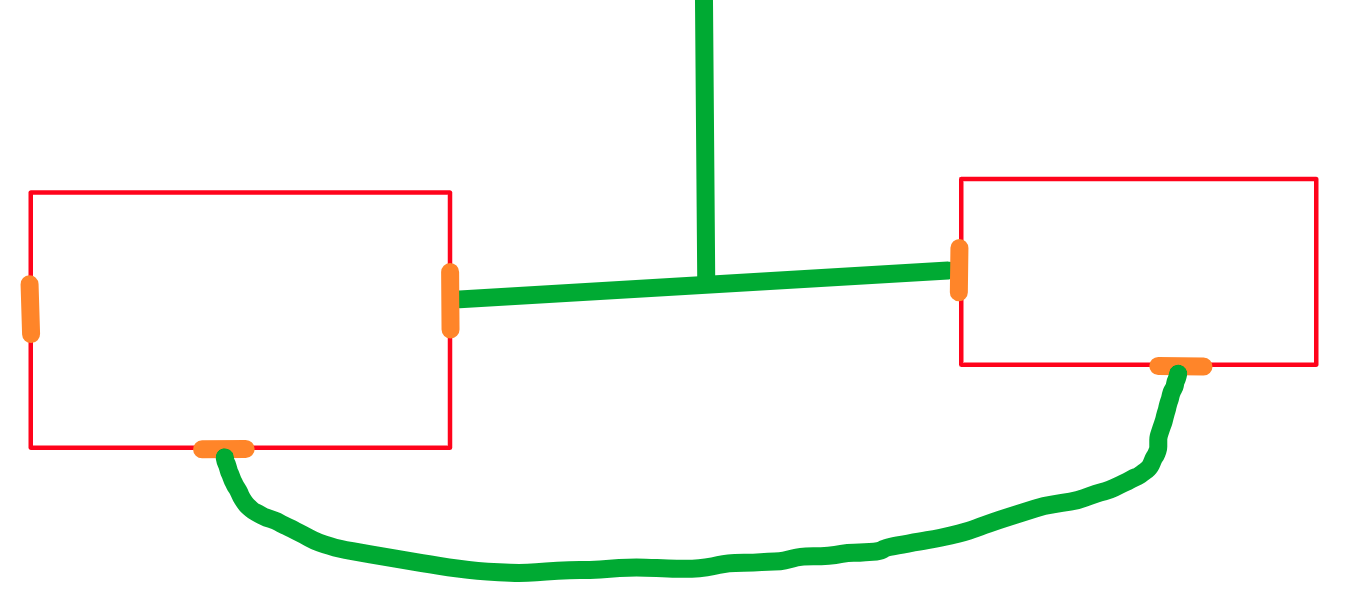
#> input picture scripts/map.png, 1367 x 613 px
$ jupyter execute 'Map Parsing.ipynb'
#> lines starting #> are read from the running program, lines starting #| are printed output that depends on the picture; after the words box and inside, x2 and y2 are one past the last pixel; in counts of white or black regions, pixels touching at a corner belong together
# Parsing a Map Image

### Step 1: read the file

[cell 1]
import cv2
import matplotlib.pyplot as plt

image = cv2.imread("map.png", cv2.IMREAD_GRAYSCALE)
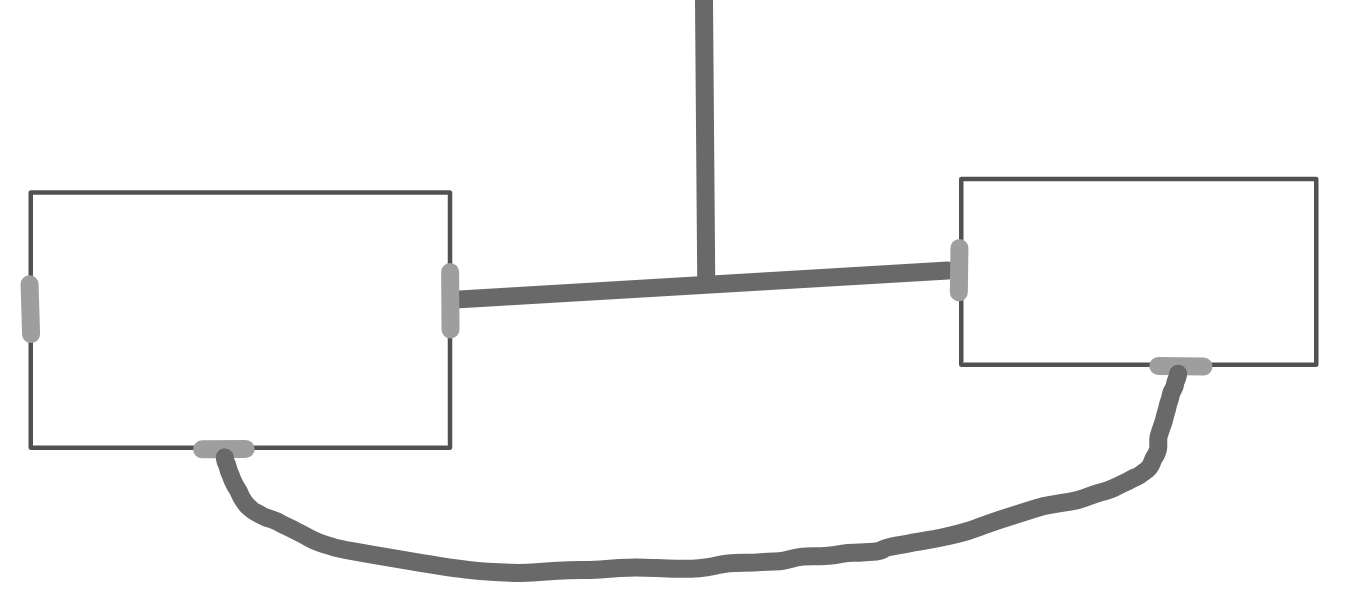
#> image: shape (613, 1367); min 81, max 255, mean 246.4

plt.imshow(image, cmap='gray') # why doesn't this work?

### Step 2: Calculate Color Histogram

[cell 2]
import scipy.signal as sig

[cell 3]
bins = 256
hist = cv2.calcHist([image], [0], None, [bins], [0, bins])
#> hist = 256 values, max 786054 at index 255, min 0 at index 0, mean 3273.3
peaks = sig.find_peaks(hist.flatten(), distance=24, threshold=100)[0]
#> peaks = [81, 105, 158, 211]
# plot the histogram
plt.figure()
plt.title("Grayscale Histogram")
plt.xlabel("Bins")
plt.ylabel("# of Pixels")
plt.plot(hist)
plt.vlines(peaks[0], ymin=0, ymax=800000, color='red', label='RMSE')
plt.xlim([0, bins])
plt.show()
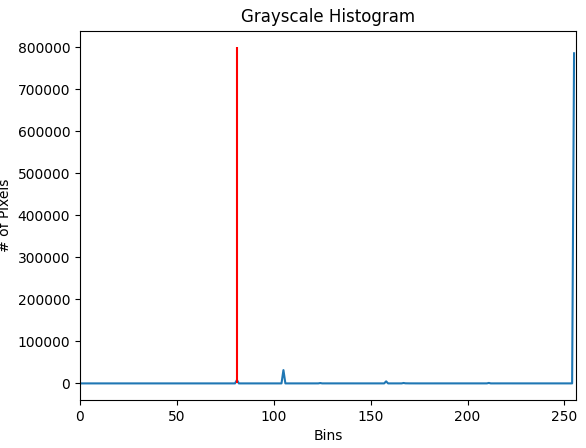
#> figure drawn by matplotlib, 1 panel; curve peaks at x = 255, y = 786054

[cell 4]
mask = (image == peaks[0]).astype('uint8')
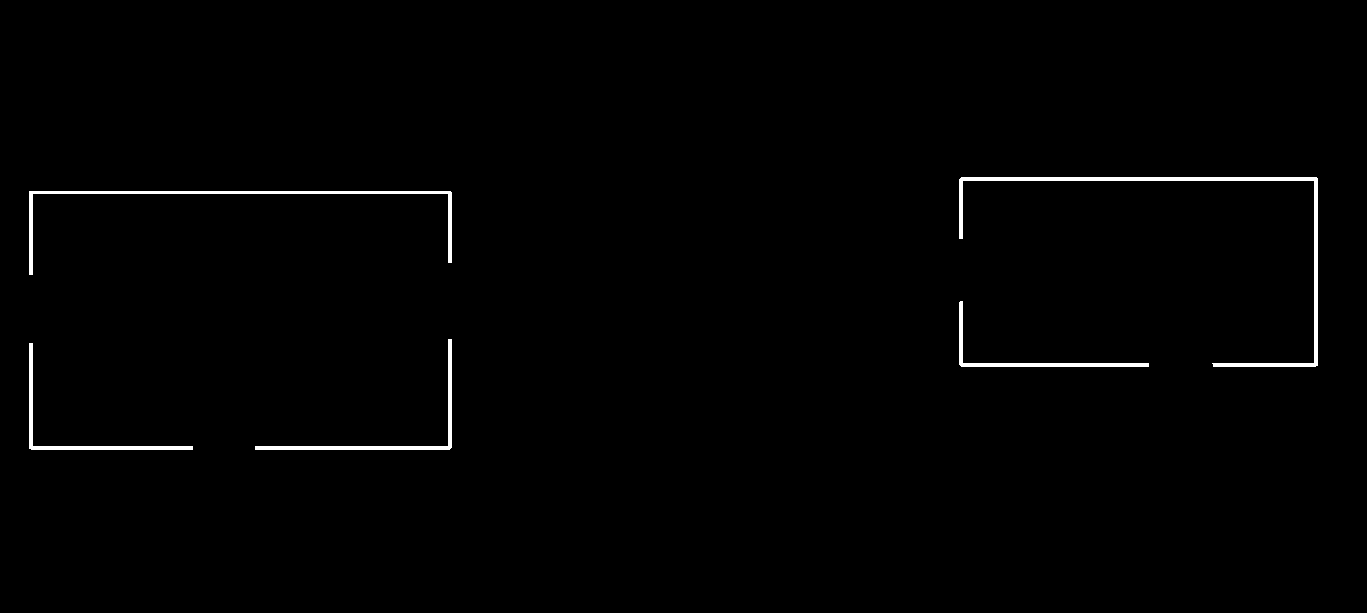
#> mask: shape (613, 1367); values 0 (black) and 1 (white), 0.95% white; 5 white regions, box (x1, y1, x2, y2) and area: (959, 177, 1318, 367) 2811, (29, 191, 452, 275) 1868, (255, 339, 452, 450) 1213, (29, 343, 193, 450) 1066, (959, 301, 1149, 367) 1004
masked = cv2.bitwise_and(image, image, mask=mask)
plt.imshow(masked)

[cell 5]
mask = (image == peaks[1]).astype('uint8')
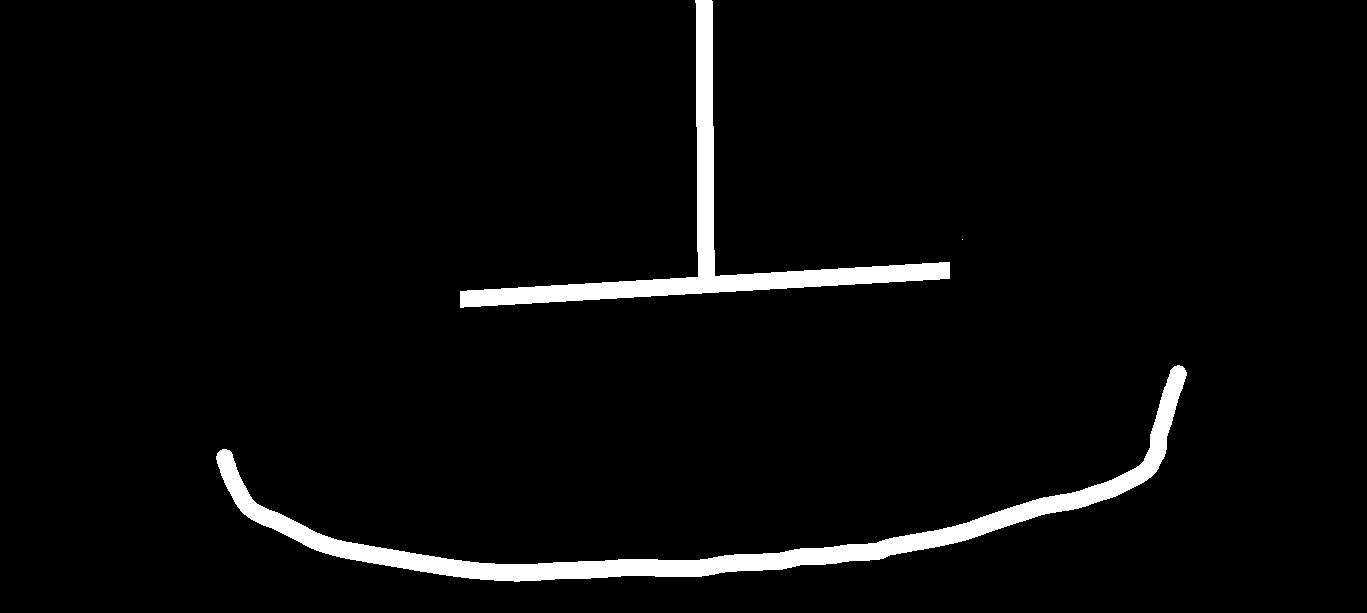
#> mask: shape (613, 1367); values 0 (black) and 1 (white), 3.8% white; 3 white regions (1 under 20 px), largest, box (x1, y1, x2, y2) and area: (216, 365, 1187, 582) 18680, (460, 0, 950, 308) 12998
masked = cv2.bitwise_and(image, image, mask=mask)
plt.imshow(masked)

[cell 6]
mask = (image == peaks[2]).astype('uint8')
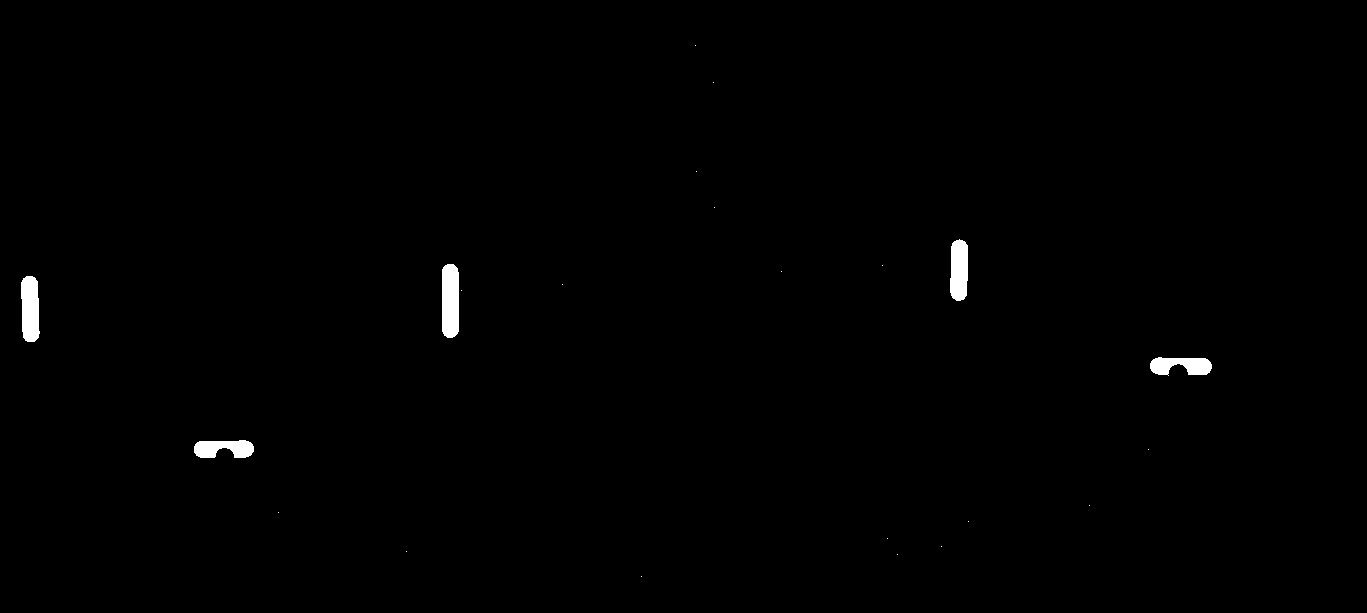
#> mask: shape (613, 1367); values 0 (black) and 1 (white), 0.59% white; 22 white regions (17 under 20 px), largest, box (x1, y1, x2, y2) and area: (442, 264, 459, 338) 1196, (21, 276, 40, 342) 1069, (950, 239, 968, 301) 980, (1150, 357, 1212, 376) 830, (194, 440, 254, 458) 817
masked = cv2.bitwise_and(image, image, mask=mask)
plt.imshow(masked)
